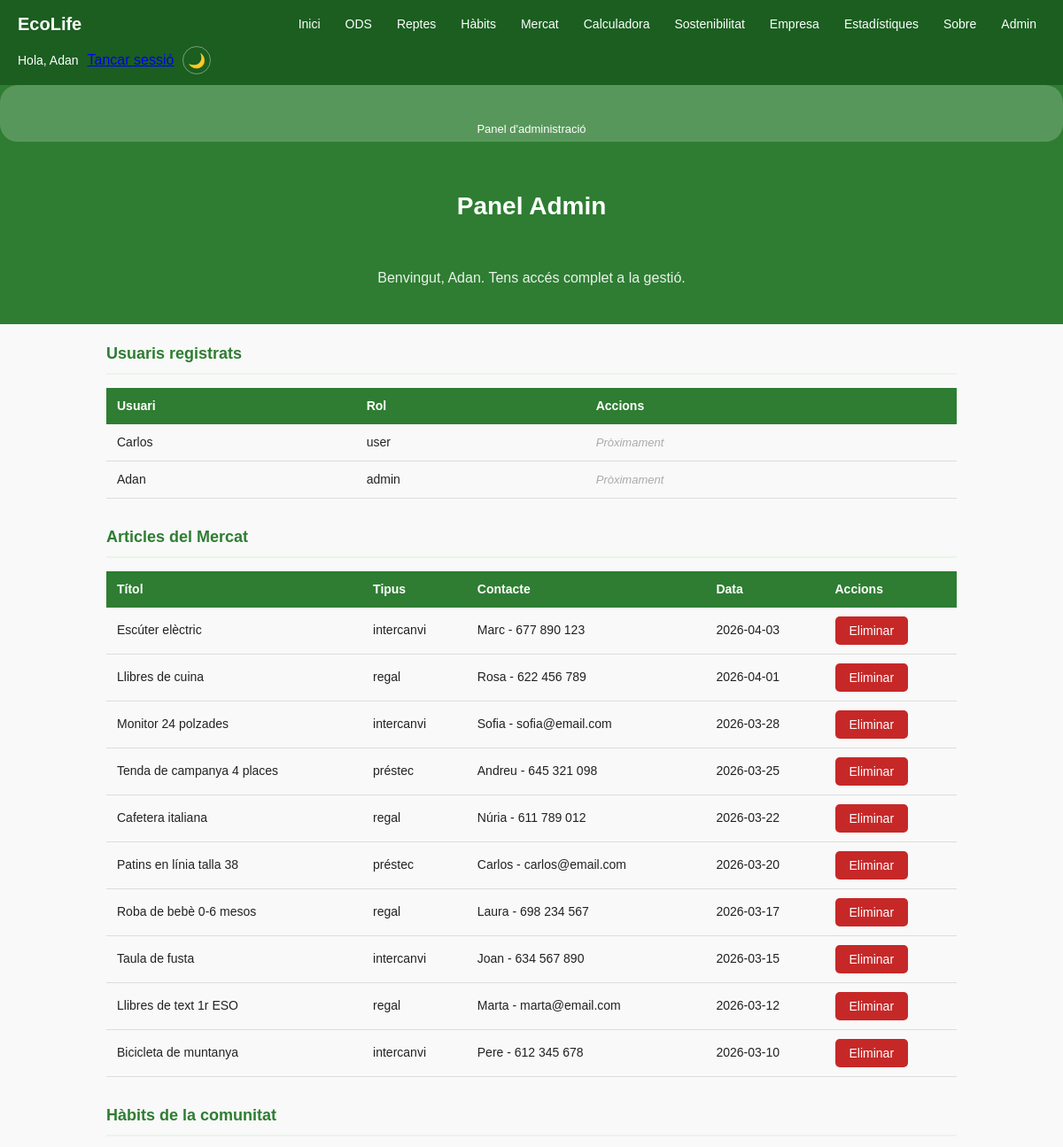
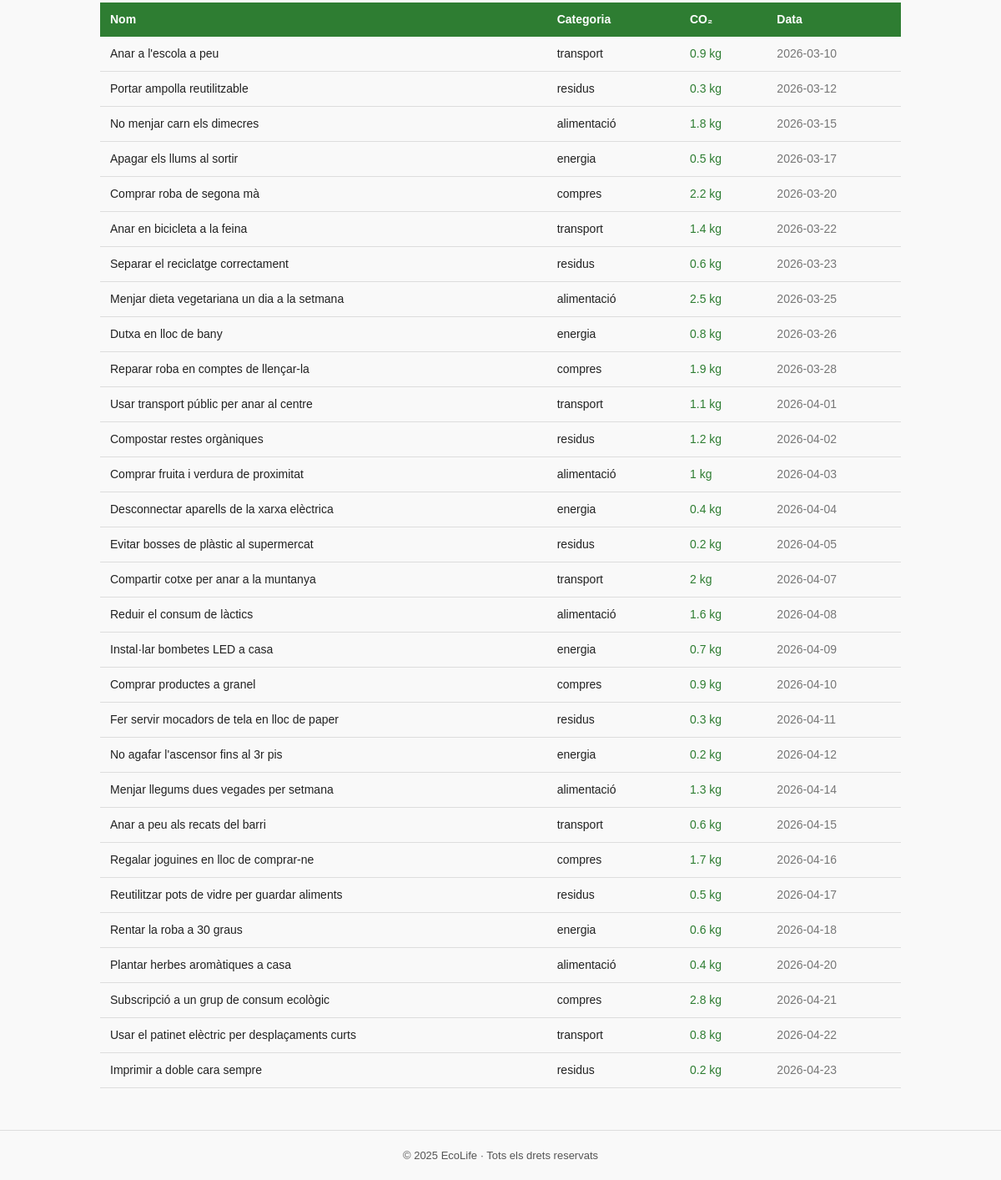
/view/admin.php (signed in), run on the app's committed database (2 pictures, top to bottom).
### tables this page shows
CREATE TABLE usuaris (
    usu_nom TEXT PRIMARY KEY,
    usu_pass TEXT NOT NULL,
    rol TEXT NOT NULL DEFAULT 'usuari'
);

CREATE TABLE articles (
            id         INTEGER PRIMARY KEY AUTOINCREMENT,
            titol      TEXT NOT NULL,
            tipus      TEXT NOT NULL,
            descripcio TEXT NOT NULL,
            contacte   TEXT NOT NULL,
            data       TEXT NOT NULL
        );

CREATE TABLE habits (
    id INTEGER PRIMARY KEY,
    nom TEXT NOT NULL,
    categoria TEXT NOT NULL,
    co2 REAL NOT NULL,
    data DATE NOT NULL
);

### public/includes/auth.php (called while the page is built, shortened)
<?php
function validarToken() {
    $token = $_COOKIE['token'];
    $parts = explode('.', $token);
    list($header64, $payload64, $signature64) = $parts;
    $secret = "clauSuperSecreta123";
    $expectedSignature = base64_encode(hash_hmac("sha256", "$header64.$payload64", $secret, true));
    $payload = json_decode(base64_decode($payload64), true);
    return $payload;
}
?>

### public/view/admin.php (the view, shortened to what this page needs)
<?php
include_once __DIR__ . '/../includes/auth.php';
?>
<!DOCTYPE html>
<html lang="ca">
<head>
    <link rel="stylesheet" href="../css/styles.css">
</head>
<body>
    <main>
        <header class="header">
            <?php include_once __DIR__ . '/../includes/nav.php' ?>
            <span class="etiqueta-ra">Panel d'administració</span>
            <h1>Panel Admin</h1>
            <p>Benvingut, <?= htmlspecialchars($usuari['nom']) ?>. Tens accés complet a la gestió.</p>
        </header>
        <div class="contingut-principal">
            <section class="seccio">
                <h2>Usuaris registrats</h2>
                <div id="llista-usuaris">
                    <?php
                    include_once __DIR__ . '/../includes/db_connect.php';
                    $result = $db->query("SELECT usu_nom, rol FROM usuaris ORDER BY rol DESC, usu_nom ASC");
                    echo '<table>';
                    echo '<thead><tr><th>Usuari</th><th>Rol</th><th>Accions</th></tr></thead>';
                    echo '<tbody>';
                    while($fila = $result->fetchArray(SQLITE3_ASSOC)) {
                        echo '<tr>';
                        echo '<td>' . htmlspecialchars($fila['usu_nom']) . '</td>';
                        echo '<td>' . htmlspecialchars($fila['rol']) . '</td>';
                        echo '<td><em style="color:#aaa; font-size:13px;">Pròximament</em></td>';
                        echo '</tr>';
                    }
                    echo '</tbody></table>';
                    ?>
                </div>
            </section>
            <section class="seccio">
                <h2>Articles del Mercat</h2>
                <div id="llista-articles-admin">
                    <?php
                    $result2 = $db->query("SELECT * FROM articles ORDER BY id DESC");
                    echo '<table>';
                    echo '<thead><tr><th>Títol</th><th>Tipus</th><th>Contacte</th><th>Data</th><th>Accions</th></tr></thead>';
                    echo '<tbody>';
                    while($fila = $result2->fetchArray(SQLITE3_ASSOC)) {
                        echo '<tr>';
                        echo '<td>' . htmlspecialchars($fila['titol']) . '</td>';
                        echo '<td>' . htmlspecialchars($fila['tipus']) . '</td>';
                        echo '<td>' . htmlspecialchars($fila['contacte']) . '</td>';
                        echo '<td>' . $fila['data'] . '</td>';
                        echo '<td>';
                        echo '<button class="boto boto-perill" onclick="eliminarArticleAdmin(' . $fila['id'] . ')">Eliminar</button>';
                        echo '</td>';
                        echo '</tr>';
                    }
                    echo '</tbody></table>';
                    ?>
                </div>
            </section>
            <section class="seccio">
                <h2>Hàbits de la comunitat</h2>
                <div id="llista-habits-admin">
                    <?php
                    $result3 = $db->query("SELECT * FROM habits ORDER BY id ASC");
                    echo '<table>';
                    echo '<thead><tr><th>Nom</th><th>Categoria</th><th>CO₂</th><th>Data</th></tr></thead>';
                    echo '<tbody>';
                    while($fila = $result3->fetchArray(SQLITE3_ASSOC)) {
                        echo '<tr>';
                        echo '<td>' . htmlspecialchars($fila['nom']) . '</td>';
                        echo '<td>' . htmlspecialchars($fila['categoria']) . '</td>';
                        echo '<td style="color:#2e7d32;">' . $fila['co2'] . ' kg</td>';
                        echo '<td style="color:#777;">' . $fila['data'] . '</td>';
                        echo '</tr>';
                    }
                    echo '</tbody></table>';
                    ?>
                </div>
            </section>
        </div>
    </main>
</body>
</html>

### public/css/styles.css (style rules this page uses)
:root { --color-verd: #2e7d32; --color-verd-clar: #e8f5e9; --color-fons: #f9f9f9; --color-text: #222; --color-text-suau: #555; --color-vora: #ddd; --color-navbar: #1b5e20; --color-error: #c62828; --color-ok: #2e7d32; }
* { margin: 0; padding: 0; box-sizing: border-box; }
body { font-family: Arial, sans-serif; background-color: var(--color-fons); color: var(--color-text); font-size: 16px; line-height: 1.5; }
.header { background-color: var(--color-verd); color: white; text-align: center; padding: 0; }
.header> :not(nav) { display: block; padding-left: 20px; padding-right: 20px; }
.header> :not(nav):first-of-type { padding-top: 40px; }
.header> :not(nav):last-child { padding-bottom: 40px; }
.header h1 { font-size: 28px; margin-bottom: 8px; }
.header p { font-size: 16px; opacity: 0.9; }
.etiqueta-ra { display: inline-block; background-color: rgba(255, 255, 255, 0.2); padding: 4px 12px; border-radius: 20px; font-size: 13px; margin-bottom: 12px; }
main { max-width: 1000px; margin: 0 auto; padding: 20px; }
.seccio { margin-bottom: 30px; }
.seccio h2 { color: var(--color-verd); font-size: 18px; border-bottom: 2px solid var(--color-verd-clar); padding-bottom: 8px; margin-bottom: 15px; }
.boto { padding: 8px 16px; border: none; border-radius: 5px; cursor: pointer; font-size: 14px; font-family: Arial, sans-serif; }
.boto-perill { background-color: #c62828; color: white; }
table { width: 100%; border-collapse: collapse; font-size: 14px; }
table th { background-color: var(--color-verd); color: white; padding: 10px 12px; text-align: left; }
table td { padding: 10px 12px; border-bottom: 1px solid var(--color-vora); }
footer { text-align: center; padding: 20px; margin-top: 40px; font-size: 13px; color: var(--color-text-suau); border-top: 1px solid var(--color-vora); }
main { max-width: 100%; margin: 0; padding: 0; }
.contingut-principal { max-width: 1000px; margin: 0 auto; padding: 20px; }
main footer { margin-top: 0; }

### data on the page
usuaris: usu_nom "Carlos", rol "user"
usuaris: usu_nom "Adan", rol "admin"
articles: titol "Escúter elèctric", tipus "intercanvi", contacte "Marc - 677 890 123", data "2026-04-03"
articles: titol "Llibres de cuina", tipus "regal", contacte "Rosa - 622 456 789", data "2026-04-01"
articles: titol "Monitor 24 polzades", tipus "intercanvi", contacte "Sofia - sofia@email.com", data "2026-03-28"
articles: titol "Tenda de campanya 4 places", tipus "préstec", contacte "Andreu - 645 321 098", data "2026-03-25"
articles: titol "Cafetera italiana", tipus "regal", contacte "Núria - 611 789 012", data "2026-03-22"
articles: titol "Patins en línia talla 38", tipus "préstec", contacte "Carlos - carlos@email.com", data "2026-03-20"
articles: titol "Roba de bebè 0-6 mesos", tipus "regal", contacte "Laura - 698 234 567", data "2026-03-17"
articles: titol "Taula de fusta", tipus "intercanvi", contacte "Joan - 634 567 890", data "2026-03-15"
articles: titol "Llibres de text 1r ESO", tipus "regal", contacte "Marta - marta@email.com", data "2026-03-12"
articles: titol "Bicicleta de muntanya", tipus "intercanvi", contacte "Pere - 612 345 678", data "2026-03-10"
habits: nom "Anar a l'escola a peu", categoria "transport", co2 "0.9", data "2026-03-10"
habits: nom "Portar ampolla reutilitzable", categoria "residus", co2 "0.3", data "2026-03-12"
habits: nom "No menjar carn els dimecres", categoria "alimentació", co2 "1.8", data "2026-03-15"
habits: nom "Apagar els llums al sortir", categoria "energia", co2 "0.5", data "2026-03-17"
habits: nom "Comprar roba de segona mà", categoria "compres", co2 "2.2", data "2026-03-20"
habits: nom "Anar en bicicleta a la feina", categoria "transport", co2 "1.4", data "2026-03-22"
habits: nom "Separar el reciclatge correctament", categoria "residus", co2 "0.6", data "2026-03-23"
habits: nom "Menjar dieta vegetariana un dia a la setmana", categoria "alimentació", co2 "2.5", data "2026-03-25"
habits: nom "Dutxa en lloc de bany", categoria "energia", co2 "0.8", data "2026-03-26"
habits: nom "Reparar roba en comptes de llençar-la", categoria "compres", co2 "1.9", data "2026-03-28"
habits: nom "Usar transport públic per anar al centre", categoria "transport", co2 "1.1", data "2026-04-01"
habits: nom "Compostar restes orgàniques", categoria "residus", co2 "1.2", data "2026-04-02"
habits: nom "Comprar fruita i verdura de proximitat", categoria "alimentació", co2 "1", data "2026-04-03"
habits: nom "Desconnectar aparells de la xarxa elèctrica", categoria "energia", co2 "0.4", data "2026-04-04"
habits: nom "Evitar bosses de plàstic al supermercat", categoria "residus", co2 "0.2", data "2026-04-05"
habits: nom "Compartir cotxe per anar a la muntanya", categoria "transport", co2 "2", data "2026-04-07"
habits: nom "Reduir el consum de làctics", categoria "alimentació", co2 "1.6", data "2026-04-08"
habits: nom "Instal·lar bombetes LED a casa", categoria "energia", co2 "0.7", data "2026-04-09"
habits: nom "Comprar productes a granel", categoria "compres", co2 "0.9", data "2026-04-10"
habits: nom "Fer servir mocadors de tela en lloc de paper", categoria "residus", co2 "0.3", data "2026-04-11"
habits: nom "No agafar l'ascensor fins al 3r pis", categoria "energia", co2 "0.2", data "2026-04-12"
habits: nom "Menjar llegums dues vegades per setmana", categoria "alimentació", co2 "1.3", data "2026-04-14"
habits: nom "Anar a peu als recats del barri", categoria "transport", co2 "0.6", data "2026-04-15"
habits: nom "Regalar joguines en lloc de comprar-ne", categoria "compres", co2 "1.7", data "2026-04-16"
habits: nom "Reutilitzar pots de vidre per guardar aliments", categoria "residus", co2 "0.5", data "2026-04-17"
habits: nom "Rentar la roba a 30 graus", categoria "energia", co2 "0.6", data "2026-04-18"
habits: nom "Plantar herbes aromàtiques a casa", categoria "alimentació", co2 "0.4", data "2026-04-20"
habits: nom "Subscripció a un grup de consum ecològic", categoria "compres", co2 "2.8", data "2026-04-21"
habits: nom "Usar el patinet elèctric per desplaçaments curts", categoria "transport", co2 "0.8", data "2026-04-22"
habits: nom "Imprimir a doble cara sempre", categoria "residus", co2 "0.2", data "2026-04-23"

### other printed values
$usuari['nom'] "Adan"
